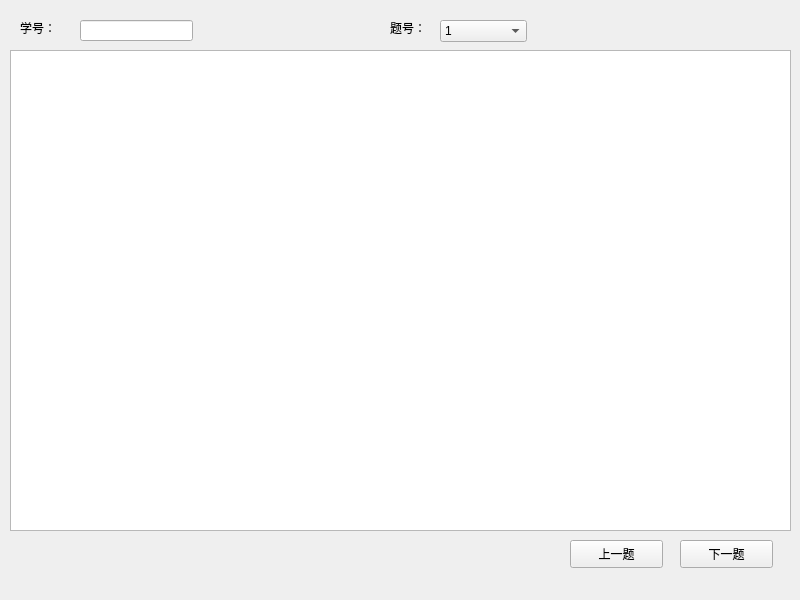
<?xml version="1.0" encoding="UTF-8"?>
<ui version="4.0">
 <class>ReadChange</class>
 <widget class="QMainWindow" name="ReadChange">
  <property name="geometry">
   <rect>
    <x>0</x>
    <y>0</y>
    <width>800</width>
    <height>600</height>
   </rect>
  </property>
  <property name="windowTitle">
   <string>MainWindow</string>
  </property>
  <widget class="QWidget" name="centralwidget">
   <widget class="QPushButton" name="pushButton_last">
    <property name="geometry">
     <rect>
      <x>570</x>
      <y>540</y>
      <width>93</width>
      <height>28</height>
     </rect>
    </property>
    <property name="text">
     <string>上一题</string>
    </property>
   </widget>
   <widget class="QTextEdit" name="textEdit_answer">
    <property name="geometry">
     <rect>
      <x>10</x>
      <y>50</y>
      <width>781</width>
      <height>481</height>
     </rect>
    </property>
   </widget>
   <widget class="QPushButton" name="pushButton_next">
    <property name="geometry">
     <rect>
      <x>680</x>
      <y>540</y>
      <width>93</width>
      <height>28</height>
     </rect>
    </property>
    <property name="text">
     <string>下一题</string>
    </property>
   </widget>
   <widget class="QLabel" name="label">
    <property name="geometry">
     <rect>
      <x>20</x>
      <y>20</y>
      <width>72</width>
      <height>15</height>
     </rect>
    </property>
    <property name="text">
     <string>学号：</string>
    </property>
   </widget>
   <widget class="QLineEdit" name="lineEdit_number">
    <property name="geometry">
     <rect>
      <x>80</x>
      <y>20</y>
      <width>113</width>
      <height>21</height>
     </rect>
    </property>
   </widget>
   <widget class="QLabel" name="label_2">
    <property name="geometry">
     <rect>
      <x>390</x>
      <y>20</y>
      <width>72</width>
      <height>15</height>
     </rect>
    </property>
    <property name="text">
     <string>题号：</string>
    </property>
   </widget>
   <widget class="QComboBox" name="comboBox_QuestinoNumber">
    <property name="geometry">
     <rect>
      <x>440</x>
      <y>20</y>
      <width>87</width>
      <height>22</height>
     </rect>
    </property>
    <item>
     <property name="text">
      <string>1</string>
     </property>
    </item>
    <item>
     <property name="text">
      <string>2</string>
     </property>
    </item>
    <item>
     <property name="text">
      <string>3</string>
     </property>
    </item>
    <item>
     <property name="text">
      <string>4</string>
     </property>
    </item>
   </widget>
  </widget>
  <widget class="QMenuBar" name="menubar">
   <property name="geometry">
    <rect>
     <x>0</x>
     <y>0</y>
     <width>800</width>
     <height>26</height>
    </rect>
   </property>
  </widget>
 </widget>
 <resources/>
 <connections/>
</ui>
